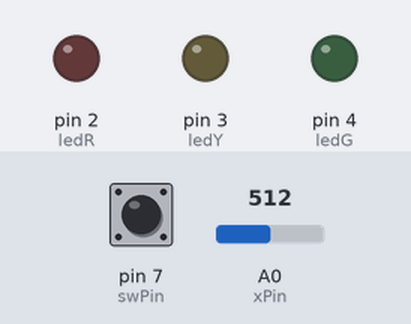
Recording of a sketch running on a simulated Arduino Uno, built with avr-gcc and run on an emulated ATmega328P. Parts: output pins drawn as LEDs (lit = HIGH). Inputs (shaded band) come from the test bench; at power-on: pin 7 (swPin) HIGH, A0 (xPin) = 512.

Above: at 1.2 s.
1.3 s: pin 7 (swPin) pulled LOW for 1 s
At 1.7 s:
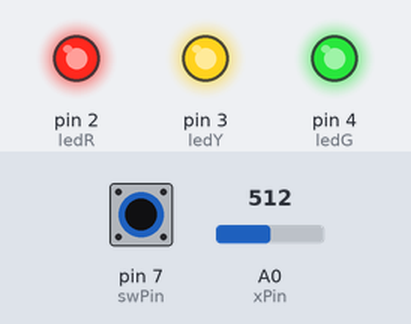
3.8 s: pin 7 (swPin) pulled LOW for 0.15 s
At 5.5 s:
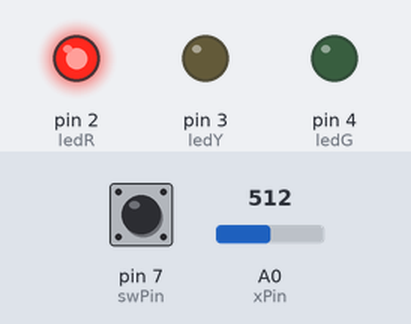
5.8 s: A0 (xPin) set to 313
7.3 s: A0 (xPin) set to 286
At 8.5 s:
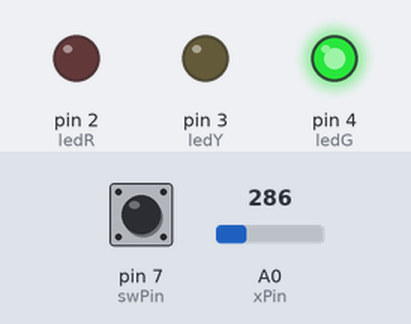
9.4 s: A0 (xPin) set to 687
10.9 s: A0 (xPin) set to 707
At 11.35 s:
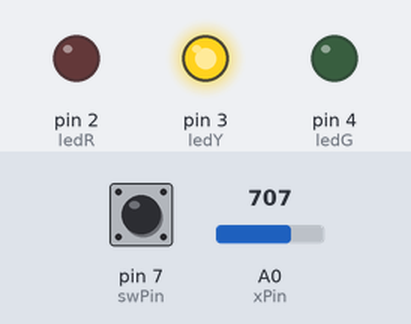
Timing chart, 0 to 13.9 s (numbered marks = the images above; inputs shaded):
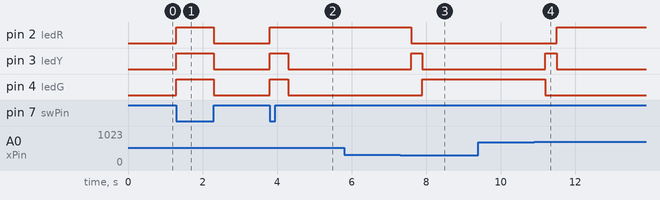

Measured:
- the behaviour switches between 300 and 299 on A0 (xPin) (found by bisection; images 2 and 3)
- the behaviour switches between 700 and 701 on A0 (xPin) (found by bisection; images 3 and 4)
- after the input at 1.3 s, pin 2 (ledR), pin 3 (ledY), pin 4 (ledG): LOW → HIGH at once, → LOW 1.0 s later
- after the input at 3.8 s, pin 2 (ledR): LOW → HIGH at once; pin 3 (ledY), pin 4 (ledG): LOW → HIGH at once, → LOW 0.50 s later
- after the input at 5.8 s, every drawn part: stays the same
- after the input at 7.3 s, pin 2 (ledR): HIGH → LOW after 0.30 s; pin 3 (ledY): LOW → HIGH after 0.30 s, → LOW 0.30 s later; pin 4 (ledG): LOW → HIGH after 0.60 s
- after the input at 9.4 s, every drawn part: stays the same
- after the input at 10.9 s, pin 2 (ledR): LOW → HIGH after 0.60 s; pin 3 (ledY): LOW → HIGH after 0.30 s, → LOW 0.30 s later; pin 4 (ledG): HIGH → LOW after 0.30 s

The sketch:

sketch_apr27a.ino
```cpp
//MADE BY FARREL

int ledR = 2;
int ledY = 3;
int ledG = 4;
int xPin = A0;
int swPin = 7;
int x;
int posisi = 0;
bool online = false;

void setup() {
  pinMode(2, OUTPUT);
  pinMode(3, OUTPUT);
  pinMode(4, OUTPUT);
  pinMode(7, INPUT_PULLUP);
}

void loop() {
  x = analogRead(xPin);

  if (digitalRead(swPin) == LOW) {
  online = !online;
  digitalWrite(ledR, HIGH);
  digitalWrite(ledY, HIGH);
  digitalWrite(ledG, HIGH);
  delay(500);
  offLed();
  }

  if (online) {
    trafficLight();
  } else if (!online) return;

  if (x > 700) {
    posisi--;
    delay(300);
    if (posisi < 0) posisi = 0;
  } else if (x < 300) {
    posisi++;
    delay(300);
    if (posisi > 2) posisi = 2;
    }
    if (x > 400 && x < 600) {
    }
    trafficLight();
  }


void trafficLight() {
  if (posisi == 0) {
    digitalWrite(ledR, HIGH);
    digitalWrite(ledY, LOW);
    digitalWrite(ledG, LOW);

  } else if (posisi == 1) {
    digitalWrite(ledR, LOW);
    digitalWrite(ledY, HIGH);
    digitalWrite(ledG, LOW);

  } else if (posisi == 2) {
    digitalWrite(ledR, LOW);
    digitalWrite(ledY, LOW);
    digitalWrite(ledG, HIGH);
  }
}

void offLed() {
  digitalWrite(ledR, LOW);
  digitalWrite(ledY, LOW);
  digitalWrite(ledG, LOW);
}
```
